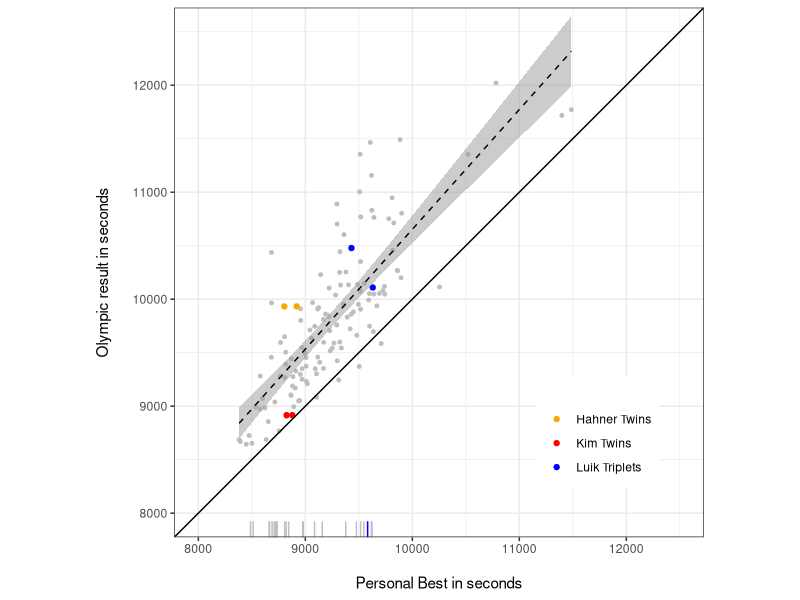
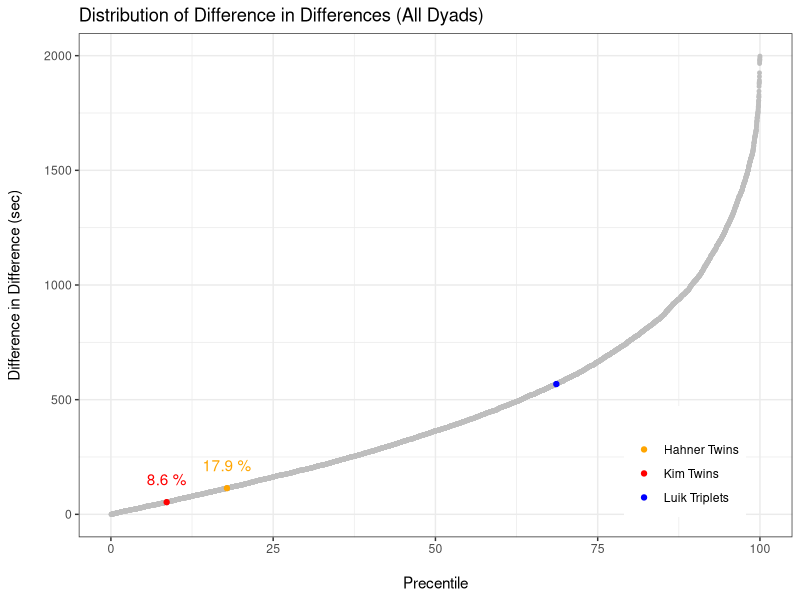
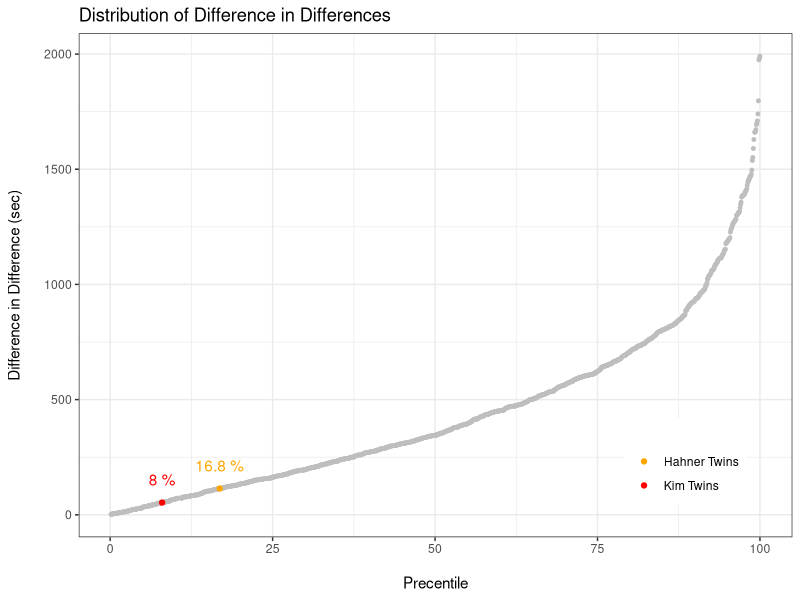
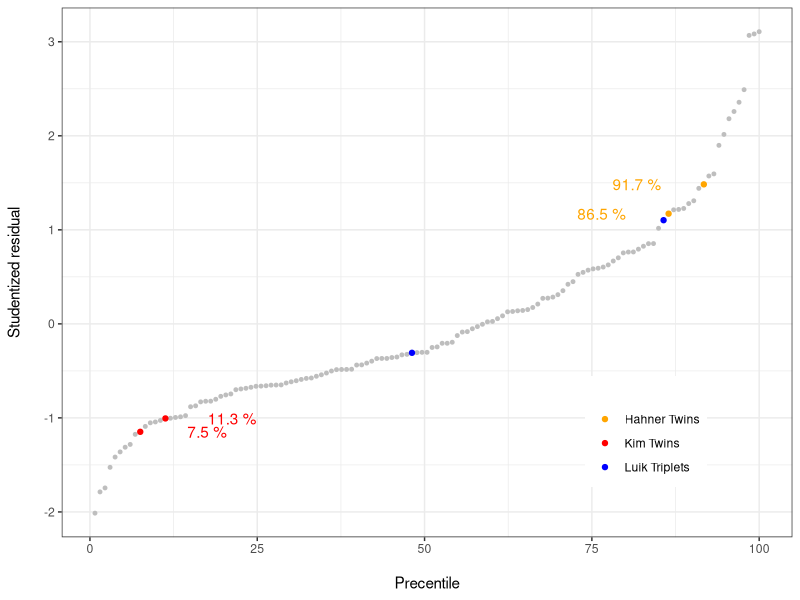
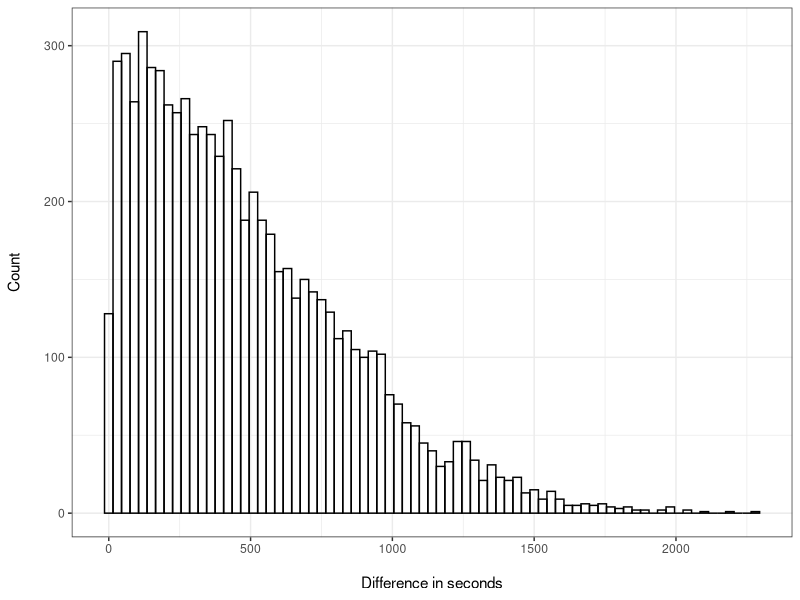
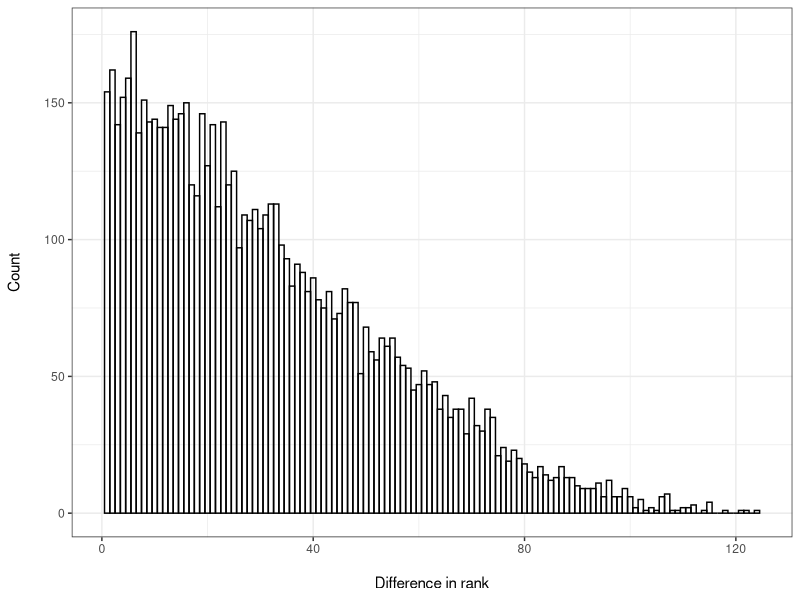

The R script that drew these images, in order:
library(MASS)
library(tidyverse)
library(lubridate)
library(stringr)
df <- read.csv("data/times.csv", stringsAsFactors = FALSE) %>% tbl_df()

# Remove Irvette Van Zyl, since she did not start the race due to injury.  Her bib number is 1172.
df <- df[df$BIB != 1172,]

pdf("plots/scatter_plot.pdf", height = 5,  width = 5)
ggplot(aes(y=FINAL, x=PB), data = df) + 
  geom_point(size = 1, colour = "gray") + 
  geom_point(data = df[!is.na(df$TWINS),], aes( col = TWINS)) +
  geom_smooth(method = "lm", colour = "black", alpha = .5, size = .5, linetype = "dashed") + 
  geom_abline(intercept = 0, slope =1) +
  geom_rug(data = df[is.na(df$FINAL),], aes(x = PB), colour = "gray") +
  geom_rug(data = df[is.na(df$FINAL) & df$TWINS == "Luik Triplets",], aes(x = PB), colour = "blue") +
  coord_fixed(xlim = c(8000,12500), ylim = c(8000,12500)) +
  ylab("Olympic result in seconds\n") + 
  xlab("\nPersonal Best in seconds") + 
    ##  ggtitle("Distribution of Y | X") +
  scale_color_manual(values = c("orange", "red", "blue", "gray"), name = "") +
  theme_bw() +
  theme(legend.position = c(.8,.2))
dev.off()

nms <- df$ATHLETE
pb <- df$PB
result <- df$FINAL
rank <- min_rank(df$FINAL)
name_i <- vector()
name_j <- vector()
pb_diff <- vector()
result_diff <- vector()
consecutive <- vector()
k = 1
a = 1
for(i in 1:length(pb)){
  for(j in a:length(result)){
    name_i[k] = nms[i]
    name_j[k] = nms[j]
    pb_diff[k] = pb[i] - pb[j]
    result_diff[k] = result[i] - result[j]
    consecutive[k] = ifelse(abs(rank[i] - rank[j]) == 1, T, F) 
    k = k + 1
  }
  a = a + 1 
}


df2 <- data_frame(name_i, name_j, pb_diff, result_diff, diff_in_diff = abs(result_diff - pb_diff), consecutive)

df2$twins <- ifelse(df2$name_i == "Anna Hahner" & df2$name_j == "Lisa Hahner", "Hahner Twins",
                    ifelse(df2$name_i == "Hye-Gyong Kim" & df2$name_j == "Hye-Song Kim", "Kim Twins",
                           ifelse(df2$name_i == "Leila Luik" & df2$name_j == "Lily Luik", "Luik Triplets", NA)))


df2b <- df2 %>% filter(name_i != name_j, !is.na(diff_in_diff)) %>% arrange(diff_in_diff)

pdf("plots/diff_in_diff_1.pdf", height = 5, width = 5)
df2b <- df2b %>% mutate(PERCENTILE = cume_dist(diff_in_diff)*100 )
ggplot(df2b, aes(PERCENTILE,diff_in_diff)) + 
  geom_point(size = 1, colour = "gray") + 
  geom_point(data = na.omit(df2b), aes( col = twins)) + 
  geom_text(data = df2b[df2b$twins == "Hahner Twins",], aes(label = paste(round(PERCENTILE,1),"%")), nudge_y = 100, colour = "orange") +
  geom_text(data = df2b[df2b$twins == "Kim Twins",], aes(label = paste(round(PERCENTILE,1),"%")), nudge_y = 100, colour = "red") +
  ggtitle("Distribution of Difference in Differences (All Dyads)") +
  ylab("Difference in Difference (sec)\n") +
  xlab("\nPrecentile") + 
  scale_color_manual(values = c("orange", "red", "blue", "gray"), name = "") +
  theme_bw() +
  theme(legend.position = c(.85,.15))
dev.off()

pdf("plots/diff_in_diff_2.pdf", height = 5, width = 5)
h_diff <- df2b$pb_diff[df2b$twins == "Hahner Twins" & !is.na(df2b$twins)]
df2c <- df2b %>% filter(abs(pb_diff) <= abs(h_diff)) %>% mutate(PERCENTILE = cume_dist(diff_in_diff)*100 )
ggplot(df2c, aes(PERCENTILE,diff_in_diff)) + 
  geom_point(size = 1, colour = "gray") + 
  geom_point(data = na.omit(df2c), aes( col = twins)) + 
  geom_text(data = df2c[df2c$twins == "Hahner Twins",], aes(label = paste(round(PERCENTILE,1),"%")), nudge_y = 100, colour = "orange") +
  geom_text(data = df2c[df2c$twins == "Kim Twins",], aes(label = paste(round(PERCENTILE,1),"%")), nudge_y = 100, colour = "red") +
  ggtitle("Distribution of Difference in Differences") +
  ylab("Difference in Difference (sec)\n") +
  xlab("\nPrecentile") + 
  scale_color_manual(values = c("orange", "red", "blue", "gray"), name = "") +
  theme_bw() +
  theme(legend.position = c(.85,.15))
dev.off()

# Plot Studentized Residuals
pdf("plots/studentized_residuals.pdf", height = 5, width = 5)
fit <- lm(FINAL ~ PB + PB^2, data = df)
dta <- data.frame( df[!is.na(df$FINAL), c("ATHLETE", "TWINS")], STUD_RESID =  rstudent(fit) )
dta <- arrange(dta, STUD_RESID)
dta <- dta %>% mutate(PERCENTILE = cume_dist(STUD_RESID)*100 )
ggplot(dta, aes(PERCENTILE,STUD_RESID)) + 
  geom_point(size = 1, colour = "gray") + 
  geom_point(data = na.omit(dta), aes( col = TWINS)) + 
  geom_text(data = dta[dta$TWINS == "Hahner Twins",], aes(label = paste(round(PERCENTILE,1),"%")), nudge_x = -10, colour = "orange") +
  geom_text(data = dta[dta$TWINS == "Kim Twins",], aes(label = paste(round(PERCENTILE,1),"%")), nudge_x = 10, colour = "red") +
##  ggtitle("Distribution of Studentized Residuals") +
  ylab("Studentized residual\n") +
  xlab("\nPrecentile") + 
  scale_color_manual(values = c("orange", "red", "blue", "gray"), name = "") +
  theme_bw() +
  theme(legend.position = c(.8,.2))
dev.off()

# Calculate the percent of runners who did not finish.
# (includes women who did not start)
dnf_rate <- sum(is.na(df$FINAL))/length(df$FINAL)

# Estimate linear relationship between personal best and marathon result, excluding twins.
m <- lm(FINAL ~ PB, data = df[is.na(df$TWINS),])

# Store the total number of runners, N
N <- length(df$PB)

# Save the vector of personal bests
x <- df$PB

# Create data frame to capture simulation output
sim_df <- data_frame(ATHLETE = df$ATHLETE)

# Set seed
set.seed(14252345)

# Set total number of sims
total_sims <- 10000

# Begin simulation
for (i in 1:total_sims){
  
  # Determine whether each runner finishes given the dnf rate
  dnf <- sample(x = c(F,T), size = N, replace = T, prob = c(1-dnf_rate, dnf_rate) )
  
  # Draw each runner's result from a multivariate normal distribution with 
  # mean Beta and sigma equal to the variance-covariance of Beta
  # Draw an error term from a normal distibution with standard deviation equal 
  # to the standard deviation of the model residuals.
  B <- mvrnorm(n = 1, mu = coef(m), Sigma =  vcov(m))
  e <- rnorm(n = N, mean = 0, sd = summary(m)$sigma)
  
  # Remove the results of those that did not finish
  y_hat <- ifelse(dnf, NA, B[1] + x*B[2] + e )
  

  # Collect the results
  sim_df[[paste0(i)]] <- y_hat
  
}

sim_df <- sim_df %>% gather(SIM, YHAT, -ATHLETE, convert = T) %>% group_by(SIM) %>% mutate(RANK = min_rank(YHAT))


# Compare Anna to Lisa
#
anna <- df %>% filter(ATHLETE == "Anna Hahner")
anna_sim <- sim_df %>% filter(ATHLETE == "Anna Hahner")

lisa <- df %>% filter(ATHLETE == "Lisa Hahner")
lisa_sim <- sim_df %>% filter(ATHLETE == "Lisa Hahner")

hahner_dist <- abs(anna_sim$YHAT - lisa_sim$YHAT) <= abs(anna$FINAL - lisa$FINAL)
hahner_dist <- ifelse(is.na(hahner_dist), FALSE, hahner_dist)

hahner_rank <- abs(anna_sim$RANK - lisa_sim$RANK) <= 1
hahner_rank <- ifelse(is.na(hahner_rank), FALSE, hahner_rank)

pct_less_than_hahner <- sum(hahner_dist)/length(hahner_dist)
pct_consecutive_hahner <- sum(hahner_rank)/length(hahner_rank)

hahner_df <- data_frame(time_diff = abs(anna_sim$YHAT - lisa_sim$YHAT), rank_diff =  abs(anna_sim$RANK - lisa_sim$RANK))

pdf("plots/simulated_time.pdf", height = 5, width = 5)
ggplot(hahner_df, aes(time_diff)) + 
  geom_histogram(binwidth = 30, colour = "black", fill = NA) +
  xlab("\nDifference in seconds") +
  ylab("Count\n") +
#  ggtitle("\nSimulated final time") +
  theme_bw()
dev.off()

pdf("plots/simulated_rank.pdf", height = 5, width = 5)
ggplot(hahner_df, aes(rank_diff)) + 
  geom_histogram(binwidth = 1, colour = "black", fill = NA) +
  xlab("\nDifference in rank") +
  ylab("Count\n") +
#  ggtitle("\nSimulated final rank") +
  theme_bw()
dev.off()


# Compare Gyong to Song
#
gyong_sim <- sim_df %>% filter(ATHLETE == "Hye-Gyong Kim")
gyong <- df %>% filter(ATHLETE == "Hye-Gyong Kim")

song_sim <-  sim_df %>% filter(ATHLETE == "Hye-Song Kim")
song <-  df %>% filter(ATHLETE == "Hye-Song Kim")

kim_dist <- abs(gyong_sim$YHAT - song_sim$YHAT) <= abs(gyong$FINAL - song$FINAL)
kim_dist <- ifelse(is.na(kim_dist), FALSE, kim_dist)

kim_rank <- abs(gyong_sim$RANK - song_sim$RANK) <= 1
kim_rank <- ifelse(is.na(kim_rank), FALSE, kim_rank)

pct_less_than_kim <- sum(kim_rank)/length(kim_rank)
pct_consecutive_kim <- sum(kim_rank)/length(kim_rank)

pct_consecutive_hahner_and_kim <- sum(hahner_rank & kim_rank)/length(hahner_rank & kim_rank)

# Calculate the percent of the races where the twins placed in consecutive order.

cat("The race was simulated", total_sims, "times.")
cat("The Hahner twins place consecutively in ", round(pct_consecutive_hahner*100, 2), "% of the simulations.", sep = "")
cat("The Kim twins place consecutively in ", round(pct_consecutive_kim*100, 2), "% of the simulations.", sep = "")
cat("Both the Hahner and Kim twins place consecutively in ", round(pct_consecutive_hahner_and_kim*100, 2), "% of the simulations.", sep = "")




# time <- c("SPLIT_5K", "SPLIT_10K","SPLIT_15K", "SPLIT_20K", "SPLIT_HALF", "SPLIT_25K", "SPLIT_30K", "SPLIT_35K", "SPLIT_40K", "FINAL")
# dist <- c(5, 10, 15, 20, 42.195/2, 25, 30, 35, 40, 42.195)
# td <- data.frame(time, dist, stringsAsFactors = F)
# df2 <- df %>% tbl_df %>% gather(time, value, SB:FINAL) %>% filter(str_detect(time, "SPLIT")) %>% left_join(td, by = "time")
# df2 <- df2 %>% group_by(time) %>% mutate(std_value = (value - mean(value, na.rm = T))/sd(value, na.rm = T) )
# ggplot(df2 %>% filter(!is.na(TWINS)), aes(dist, std_value, group = ATHLETE, colour = TWINS)) + geom_point()

